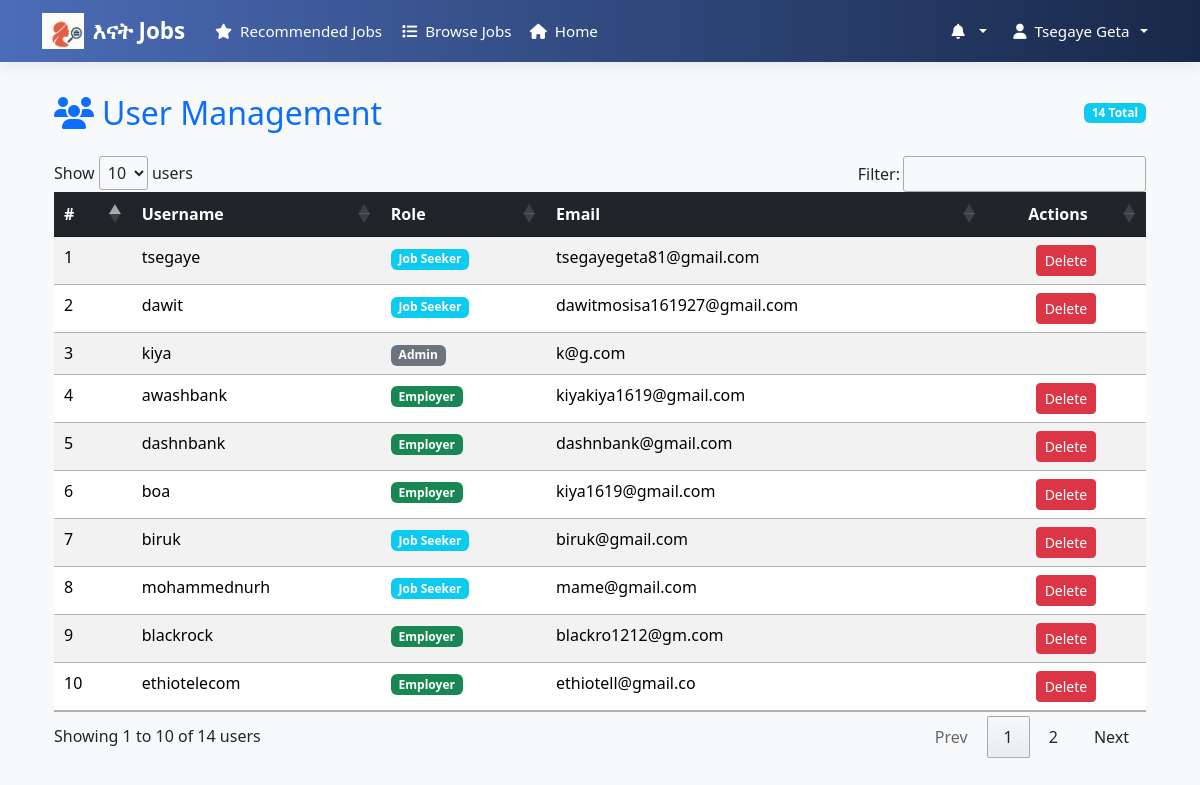
The app's page /userlist/ (signed in) with its own data.
### job/models.py (models this page shows, shortened)
class User(AbstractUser):
    is_employer = models.BooleanField(default=False)
    is_job_seeker = models.BooleanField(default=False)
    phone_number = models.CharField(max_length=15, blank=True, null=True)
    groups = models.ManyToManyField(
        'auth.Group',
        related_name='job_user_groups',  # Add this
        blank=True,
        help_text='The groups this user belongs to.',
        verbose_name='groups'
    )
    user_permissions = models.ManyToManyField(
        'auth.Permission',
        related_name='job_user_permissions',  # Add this
        blank=True,
        help_text='Specific permissions for this user.',
        verbose_name='user permissions'
    )

class SeekerProfile(models.Model):
    user = models.OneToOneField(User, on_delete=models.CASCADE)
    first_name = models.CharField(max_length=100)
    last_name = models.CharField(max_length=100)
    email = models.EmailField()
    phone_number = models.CharField(max_length=15, blank=True, null=True)
    location = models.CharField(max_length=255, blank=True)
    location = models.CharField(max_length=255, blank=True)  # 👈 free text (but controlled by form)
    resume = models.FileField(upload_to='resumes/', blank=True, null=True)
    skills = models.ManyToManyField(Skill, blank=True)

### job/views.py (the view)
# urls.py: path('userlist/',views.userlist, name='userlist'),
def userlist(request):
    users = User.objects.all()
    return render(request, 'job/userlist.html', {'users': users})

### job/context_processors.py (called while the page is built)
def notifications(request):
    if request.user.is_authenticated:
        all_notifications = request.user.notifications_received.order_by('-created_at')
        return {
            'notifications': all_notifications
        }
    return {}

def notification_count(request):
    if request.user.is_authenticated:
        count = Notification.objects.filter(recipient=request.user, is_read=False).count()
        return {'notifications_unread_count': count}
    return {'notifications_unread_count': 0}

### job/templates/job/userlist.html (shortened to what this page needs)
{% extends 'seeker_base.html' %}
{% load static %}
{% block content %}
<div class="container mt-4">
    <div class="d-flex justify-content-between align-items-center mb-4">
        <h2 class="mb-0 text-primary"><i class="fas fa-users me-2"></i>User Management</h2>
        <span class="badge bg-info">{{ users|length }} Total</span>
    </div>
    <div class="table-responsive">
        <table id="usersTable" class="table table-striped table-hover nowrap" style="width:100%">
            <thead class="table-dark">
                <tr>
                    <th>#</th>
                    <th>Username</th>
                    <th>Role</th>
                    <th>Email</th>
                    <th class="text-center">Actions</th>
                </tr>
            </thead>
            <tbody>
                {% for user in users %}
                <tr {% if not user.is_active %}class="table-danger"{% endif %}>
                    <td>{{ forloop.counter }}</td>
                    <td>{{ user.username }}</td>
                    <td>
                        {% if user.is_job_seeker %}
                            <span class="badge bg-info">Job Seeker</span>
                        {% elif user.is_employer %}
                            <span class="badge bg-success">Employer</span>
                        {% else %}
                            <span class="badge bg-secondary">Admin</span>
                        {% endif %}
                    </td>
                    <td>{{ user.email }}</td>
                    <td class="text-center">
                        {% if not user.is_superuser %}
                        <form method="POST" action="{% url 'delete_user' user.id %}"
                              onsubmit="return confirm('Are you sure you want to delete this user?');"
                              class="d-inline">
                            <button type="submit" class="btn btn-sm btn-danger">Delete</button>
                        </form>
                        {% endif %}
                    </td>
                </tr>
                {% endfor %}
            </tbody>
        </table>
    </div>
</div>
<link rel="stylesheet" href="https://cdn.datatables.net/1.13.6/css/jquery.dataTables.min.css">
<link rel="stylesheet" href="https://cdn.datatables.net/responsive/2.5.0/css/responsive.dataTables.min.css">
{% endblock %}

### job/templates/seeker_base.html (shortened to what this page needs)
    {% load static %}
    <!DOCTYPE html>
    <html lang="en">
    <head>
        <link rel="stylesheet" href="https://cdn.jsdelivr.net/npm/bootstrap@5.3.2/dist/css/bootstrap.min.css">
        <link rel="stylesheet" href="https://cdnjs.cloudflare.com/ajax/libs/font-awesome/6.4.0/css/all.min.css">
    </head>
    <body>
        <nav class="navbar navbar-expand-lg navbar-dark fixed-top">
            <div class="container">
                <a class="navbar-brand" href="{% url 'main' %}">
                    <img src="{% static 'jobs/images/enat.png' %}" alt="Enat Jobs" style="height:36px; width:auto; margin-right:8px;">
                    እናት Jobs
                </a>
                <div class="collapse navbar-collapse" id="navbarNav">
                    <ul class="navbar-nav me-auto mb-2 mb-lg-0">
                        {% if user.is_authenticated and user.is_job_seeker %}
                        <li class="nav-item">
                                <a class="nav-link" href="{% url 'recommended_jobs' %}">
                                    <i class="fas fa-star me-1"></i> Recommended Jobs
                                </a>
                        </li>
                         <li class="nav-item">
                                <a class="nav-link" href="{% url 'browse_jobs' %}">
                                    <i class="fas fa-list me-1"></i>  Browse Jobs
                                </a>
                        </li>
                         <a class="nav-link" href="{% url 'job_seeker_dashboard' %}"><i class="fas fa-home me-1"></i> Home</a>
                        {% endif %}
                    </ul>
                    <ul class="navbar-nav ms-auto align-items-lg-center">
                        {% if user.is_authenticated %}
                            <li class="nav-item dropdown me-lg-2">
                                <a class="nav-link dropdown-toggle position-relative" href="#" id="notifDropdown" role="button"
                                data-bs-toggle="dropdown" aria-expanded="false">
                                <i class="fas fa-bell me-1"></i>
                                </a>
                            </li>
                            <li class="nav-item dropdown">
                              <a class="nav-link dropdown-toggle d-flex align-items-center" href="#" id="profileDropdown" role="button" data-bs-toggle="dropdown" aria-expanded="false">
    {% if user.seekerprofile %}
        <span class="me-1"><i class="fas fa-user me-1"></i> {{ user.seekerprofile.first_name|title }} {{ user.seekerprofile.last_name|title }}</span>
    {% elif user.employerprofile %}
        <span class="me-1"><i class="fas fa-building me-1"></i> {{ user.employerprofile.comapany_name|title }}</span>
    {% else %}
        <span class="me-1"><i class="fas fa-user me-1"></i> {{ user.username|title }}</span>
    {% endif %}
</a>
                            </li>
                        {% else %}
                            <li class="nav-item"><a class="nav-link" href="{% url 'login' %}"><i class="fas fa-sign-in-alt me-1"></i> Login</a></li>
                            <li class="nav-item"><a class="btn btn-outline-light ms-lg-2 mt-2 mt-lg-0" href="{% url 'register' %}"><i class="fas fa-user-plus me-1"></i> Register</a></li>
                        {% endif %}
                    </ul>
                </div>
            </div>
        </nav>
        <main class="container my-4">
            {% block content %}{% endblock %}
        </main>
    </body>
    </html>

### job/templates/seeker_base.html (style rules this page uses)
body { padding-top: 70px; background-color: #f8f9fa; -webkit-font-smoothing: antialiased; }
.navbar { background: linear-gradient(90deg, #4b6cb7, #182848); box-shadow: 0 4px 15px rgba(0,0,0,0.08); padding: 0.5rem 0; }
.navbar-brand { font-weight: 700; font-size: 1.4rem; color: #fff !important; display: flex; align-items: center; margin-right: 1rem; }
.navbar-nav .nav-link { white-space: nowrap; overflow: hidden; text-overflow: ellipsis; padding: 0.5rem 0.8rem; border-radius: 4px; transition: all 0.2s ease; }
.navbar .nav-link, .navbar .navbar-brand { color: #fff !important; }
.nav-item { margin: 0 2px; }
.nav-item.dropdown .dropdown-toggle::after { margin-left: 0.4rem; }
@media (max-width: 1200px) { .navbar-nav .nav-link { padding: 0.4rem 0.6rem; font-size: 0.95rem; } }
img { max-width: 100%; height: auto; display: block; }

### records on screen
User: seekerprofile.first_name "Tsegaye", seekerprofile.last_name "Geta", username "tsegaye", is_job_seeker "Job Seeker", email "tsegayegeta81@gmail.com", is_superuser "Delete"
User: username "dawit", is_job_seeker "Job Seeker", email "dawitmosisa161927@gmail.com", is_superuser "Delete"
User: username "kiya", is_job_seeker "Admin", email "k@g.com"
User: username "awashbank", is_job_seeker "Employer", email "kiyakiya1619@gmail.com", is_superuser "Delete"
User: username "dashnbank", is_job_seeker "Employer", email "dashnbank@gmail.com", is_superuser "Delete"
User: username "boa", is_job_seeker "Employer", email "kiya1619@gmail.com", is_superuser "Delete"
User: username "biruk", is_job_seeker "Job Seeker", email "biruk@gmail.com", is_superuser "Delete"
User: username "mohammednurh", is_job_seeker "Job Seeker", email "mame@gmail.com", is_superuser "Delete"
User: username "blackrock", is_job_seeker "Employer", email "blackro1212@gm.com", is_superuser "Delete"
User: username "ethiotelecom", is_job_seeker "Employer", email "ethiotell@gmail.co", is_superuser "Delete"

### other values on screen
{{ users|length }} "14"
